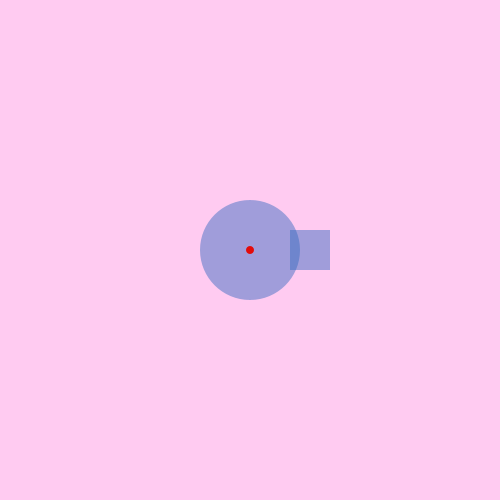
Frame 1 (no input)
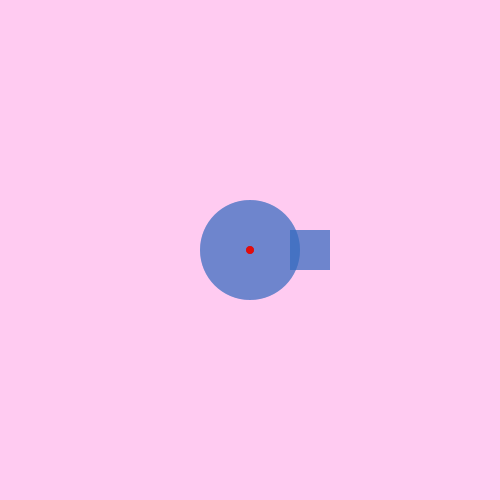
Frame 2 (the mouse pressed at the canvas centre, redrawn once)

The Processing sketch that drew these frames (run headless with seeded random() and noise(); the mouse was pressed at the canvas centre and the sketch redrawn once):

// Processing sketch: processing_83700
// ── processing_83700.pde

void setup()
{
  size(500, 500);
  background(#FFCBF1);
  noStroke();
  smooth();
 
}

void draw()

{      

  fill(#366BBF,120);     
      ellipse(width/2, height/2, 100, 100);
      rect(width/2+40, height/2-20,40,40);
      fill(#E30B0B);
      ellipse(width/2,height/2,8,8);
      noFill();
      fill(#366BBF,120);     

  noLoop();
}
